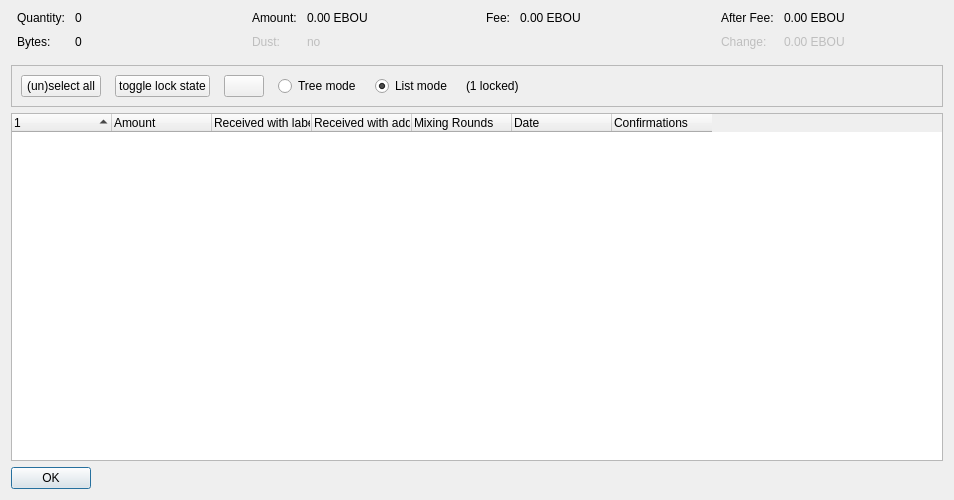
<?xml version="1.0" encoding="UTF-8"?>
<ui version="4.0">
 <class>CoinControlDialog</class>
 <widget class="QDialog" name="CoinControlDialog">
  <property name="geometry">
   <rect>
    <x>0</x>
    <y>0</y>
    <width>954</width>
    <height>500</height>
   </rect>
  </property>
  <property name="windowTitle">
   <string>Coin Selection</string>
  </property>
  <layout class="QVBoxLayout" name="verticalLayout">
   <item>
    <layout class="QHBoxLayout" name="horizontalLayoutTop" stretch="0,0,0,0">
     <property name="topMargin">
      <number>0</number>
     </property>
     <property name="bottomMargin">
      <number>10</number>
     </property>
     <item>
      <layout class="QFormLayout" name="formLayoutCoinControl1">
       <property name="horizontalSpacing">
        <number>10</number>
       </property>
       <property name="verticalSpacing">
        <number>10</number>
       </property>
       <property name="leftMargin">
        <number>6</number>
       </property>
       <property name="rightMargin">
        <number>6</number>
       </property>
       <item row="0" column="0">
        <widget class="QLabel" name="labelCoinControlQuantityText">
         <property name="text">
          <string>Quantity:</string>
         </property>
        </widget>
       </item>
       <item row="0" column="1">
        <widget class="QLabel" name="labelCoinControlQuantity">
         <property name="cursor">
          <cursorShape>IBeamCursor</cursorShape>
         </property>
         <property name="contextMenuPolicy">
          <enum>Qt::ActionsContextMenu</enum>
         </property>
         <property name="text">
          <string notr="true">0</string>
         </property>
         <property name="textInteractionFlags">
          <set>Qt::LinksAccessibleByMouse|Qt::TextSelectableByKeyboard|Qt::TextSelectableByMouse</set>
         </property>
        </widget>
       </item>
       <item row="1" column="0">
        <widget class="QLabel" name="labelCoinControlBytesText">
         <property name="text">
          <string>Bytes:</string>
         </property>
        </widget>
       </item>
       <item row="1" column="1">
        <widget class="QLabel" name="labelCoinControlBytes">
         <property name="cursor">
          <cursorShape>IBeamCursor</cursorShape>
         </property>
         <property name="contextMenuPolicy">
          <enum>Qt::ActionsContextMenu</enum>
         </property>
         <property name="text">
          <string notr="true">0</string>
         </property>
         <property name="textInteractionFlags">
          <set>Qt::LinksAccessibleByMouse|Qt::TextSelectableByKeyboard|Qt::TextSelectableByMouse</set>
         </property>
        </widget>
       </item>
      </layout>
     </item>
     <item>
      <layout class="QFormLayout" name="formLayoutCoinControl2">
       <property name="horizontalSpacing">
        <number>10</number>
       </property>
       <property name="verticalSpacing">
        <number>10</number>
       </property>
       <property name="leftMargin">
        <number>6</number>
       </property>
       <property name="rightMargin">
        <number>6</number>
       </property>
       <item row="0" column="0">
        <widget class="QLabel" name="labelCoinControlAmountText">
         <property name="text">
          <string>Amount:</string>
         </property>
        </widget>
       </item>
       <item row="0" column="1">
        <widget class="QLabel" name="labelCoinControlAmount">
         <property name="cursor">
          <cursorShape>IBeamCursor</cursorShape>
         </property>
         <property name="contextMenuPolicy">
          <enum>Qt::ActionsContextMenu</enum>
         </property>
         <property name="text">
          <string notr="true">0.00 EBOU</string>
         </property>
         <property name="textInteractionFlags">
          <set>Qt::LinksAccessibleByMouse|Qt::TextSelectableByKeyboard|Qt::TextSelectableByMouse</set>
         </property>
        </widget>
       </item>
       <item row="1" column="0">
        <widget class="QLabel" name="labelCoinControlLowOutputText">
         <property name="enabled">
          <bool>false</bool>
         </property>
         <property name="text">
          <string>Dust:</string>
         </property>
        </widget>
       </item>
       <item row="1" column="1">
        <widget class="QLabel" name="labelCoinControlLowOutput">
         <property name="enabled">
          <bool>false</bool>
         </property>
         <property name="cursor">
          <cursorShape>IBeamCursor</cursorShape>
         </property>
         <property name="contextMenuPolicy">
          <enum>Qt::ActionsContextMenu</enum>
         </property>
         <property name="text">
          <string notr="true">no</string>
         </property>
         <property name="textInteractionFlags">
          <set>Qt::LinksAccessibleByMouse|Qt::TextSelectableByKeyboard|Qt::TextSelectableByMouse</set>
         </property>
        </widget>
       </item>
      </layout>
     </item>
     <item>
      <layout class="QFormLayout" name="formLayoutCoinControl3">
       <property name="horizontalSpacing">
        <number>10</number>
       </property>
       <property name="verticalSpacing">
        <number>10</number>
       </property>
       <property name="leftMargin">
        <number>6</number>
       </property>
       <property name="rightMargin">
        <number>6</number>
       </property>
       <item row="0" column="0">
        <widget class="QLabel" name="labelCoinControlFeeText">
         <property name="text">
          <string>Fee:</string>
         </property>
        </widget>
       </item>
       <item row="0" column="1">
        <widget class="QLabel" name="labelCoinControlFee">
         <property name="cursor">
          <cursorShape>IBeamCursor</cursorShape>
         </property>
         <property name="contextMenuPolicy">
          <enum>Qt::ActionsContextMenu</enum>
         </property>
         <property name="text">
          <string notr="true">0.00 EBOU</string>
         </property>
         <property name="textInteractionFlags">
          <set>Qt::LinksAccessibleByMouse|Qt::TextSelectableByKeyboard|Qt::TextSelectableByMouse</set>
         </property>
        </widget>
       </item>
      </layout>
     </item>
     <item>
      <layout class="QFormLayout" name="formLayoutCoinControl4">
       <property name="horizontalSpacing">
        <number>10</number>
       </property>
       <property name="verticalSpacing">
        <number>10</number>
       </property>
       <property name="leftMargin">
        <number>6</number>
       </property>
       <property name="rightMargin">
        <number>6</number>
       </property>
       <item row="0" column="0">
        <widget class="QLabel" name="labelCoinControlAfterFeeText">
         <property name="text">
          <string>After Fee:</string>
         </property>
        </widget>
       </item>
       <item row="0" column="1">
        <widget class="QLabel" name="labelCoinControlAfterFee">
         <property name="cursor">
          <cursorShape>IBeamCursor</cursorShape>
         </property>
         <property name="contextMenuPolicy">
          <enum>Qt::ActionsContextMenu</enum>
         </property>
         <property name="text">
          <string notr="true">0.00 EBOU</string>
         </property>
         <property name="textInteractionFlags">
          <set>Qt::LinksAccessibleByMouse|Qt::TextSelectableByKeyboard|Qt::TextSelectableByMouse</set>
         </property>
        </widget>
       </item>
       <item row="1" column="0">
        <widget class="QLabel" name="labelCoinControlChangeText">
         <property name="enabled">
          <bool>false</bool>
         </property>
         <property name="text">
          <string>Change:</string>
         </property>
        </widget>
       </item>
       <item row="1" column="1">
        <widget class="QLabel" name="labelCoinControlChange">
         <property name="enabled">
          <bool>false</bool>
         </property>
         <property name="cursor">
          <cursorShape>IBeamCursor</cursorShape>
         </property>
         <property name="contextMenuPolicy">
          <enum>Qt::ActionsContextMenu</enum>
         </property>
         <property name="text">
          <string notr="true">0.00 EBOU</string>
         </property>
         <property name="textInteractionFlags">
          <set>Qt::LinksAccessibleByMouse|Qt::TextSelectableByKeyboard|Qt::TextSelectableByMouse</set>
         </property>
        </widget>
       </item>
      </layout>
     </item>
    </layout>
   </item>
   <item>
    <widget class="QFrame" name="frame">
     <property name="minimumSize">
      <size>
       <width>0</width>
       <height>40</height>
      </size>
     </property>
     <property name="frameShape">
      <enum>QFrame::StyledPanel</enum>
     </property>
     <property name="frameShadow">
      <enum>QFrame::Sunken</enum>
     </property>
     <layout class="QHBoxLayout" name="horizontalLayout">
      <item>
       <layout class="QHBoxLayout" name="horizontalLayoutPanel" stretch="0,0,0,0,0,0,0">
        <property name="spacing">
         <number>14</number>
        </property>
        <item>
         <widget class="QPushButton" name="pushButtonSelectAll">
          <property name="sizePolicy">
           <sizepolicy hsizetype="Maximum" vsizetype="Fixed">
            <horstretch>0</horstretch>
            <verstretch>0</verstretch>
           </sizepolicy>
          </property>
          <property name="text">
           <string>(un)select all</string>
          </property>
          <property name="autoDefault">
           <bool>false</bool>
          </property>
         </widget>
        </item>
        <item>
         <widget class="QPushButton" name="pushButtonToggleLock">
          <property name="sizePolicy">
           <sizepolicy hsizetype="Maximum" vsizetype="Fixed">
            <horstretch>0</horstretch>
            <verstretch>0</verstretch>
           </sizepolicy>
          </property>
          <property name="text">
           <string>toggle lock state</string>
          </property>
          <property name="autoDefault">
           <bool>false</bool>
          </property>
         </widget>
        </item>
        <item>
         <widget class="QPushButton" name="hideButton">
          <property name="sizePolicy">
           <sizepolicy hsizetype="Maximum" vsizetype="Fixed">
            <horstretch>0</horstretch>
            <verstretch>0</verstretch>
           </sizepolicy>
          </property>
          <property name="text">
           <string/>
          </property>
          <property name="autoDefault">
           <bool>false</bool>
          </property>
         </widget>
        </item>
        <item>
         <widget class="QRadioButton" name="radioTreeMode">
          <property name="sizePolicy">
           <sizepolicy hsizetype="Maximum" vsizetype="Fixed">
            <horstretch>0</horstretch>
            <verstretch>0</verstretch>
           </sizepolicy>
          </property>
          <property name="text">
           <string>Tree mode</string>
          </property>
         </widget>
        </item>
        <item>
         <widget class="QRadioButton" name="radioListMode">
          <property name="sizePolicy">
           <sizepolicy hsizetype="Maximum" vsizetype="Fixed">
            <horstretch>0</horstretch>
            <verstretch>0</verstretch>
           </sizepolicy>
          </property>
          <property name="text">
           <string>List mode</string>
          </property>
          <property name="checked">
           <bool>true</bool>
          </property>
         </widget>
        </item>
        <item>
         <widget class="QLabel" name="labelLocked">
          <property name="text">
           <string>(1 locked)</string>
          </property>
         </widget>
        </item>
        <item>
         <spacer name="horizontalSpacer">
          <property name="orientation">
           <enum>Qt::Horizontal</enum>
          </property>
          <property name="sizeHint" stdset="0">
           <size>
            <width>40</width>
            <height>20</height>
           </size>
          </property>
         </spacer>
        </item>
       </layout>
      </item>
     </layout>
    </widget>
   </item>
   <item>
    <widget class="CoinControlTreeWidget" name="treeWidget">
     <property name="contextMenuPolicy">
      <enum>Qt::CustomContextMenu</enum>
     </property>
     <property name="sortingEnabled">
      <bool>false</bool>
     </property>
     <property name="columnCount">
      <number>7</number>
     </property>
     <attribute name="headerShowSortIndicator" stdset="0">
      <bool>true</bool>
     </attribute>
     <attribute name="headerStretchLastSection">
      <bool>false</bool>
     </attribute>
     <column>
      <property name="text">
       <string/>
      </property>
     </column>
     <column>
      <property name="text">
       <string>Amount</string>
      </property>
     </column>
     <column>
      <property name="text">
       <string>Received with label</string>
      </property>
     </column>
     <column>
      <property name="text">
       <string>Received with address</string>
      </property>
     </column>
     <column>
      <property name="text">
       <string>Mixing Rounds</string>
      </property>
     </column>
     <column>
      <property name="text">
       <string>Date</string>
      </property>
     </column>
     <column>
      <property name="text">
       <string>Confirmations</string>
      </property>
      <property name="toolTip">
       <string>Confirmed</string>
      </property>
     </column>
    </widget>
   </item>
   <item>
    <widget class="QDialogButtonBox" name="buttonBox">
     <property name="sizePolicy">
      <sizepolicy hsizetype="Maximum" vsizetype="Fixed">
       <horstretch>0</horstretch>
       <verstretch>0</verstretch>
      </sizepolicy>
     </property>
     <property name="orientation">
      <enum>Qt::Horizontal</enum>
     </property>
     <property name="standardButtons">
      <set>QDialogButtonBox::Ok</set>
     </property>
    </widget>
   </item>
  </layout>
 </widget>
 <customwidgets>
  <customwidget>
   <class>CoinControlTreeWidget</class>
   <extends>QTreeWidget</extends>
   <header>qt/coincontroltreewidget.h</header>
  </customwidget>
 </customwidgets>
 <resources/>
 <connections/>
</ui>
